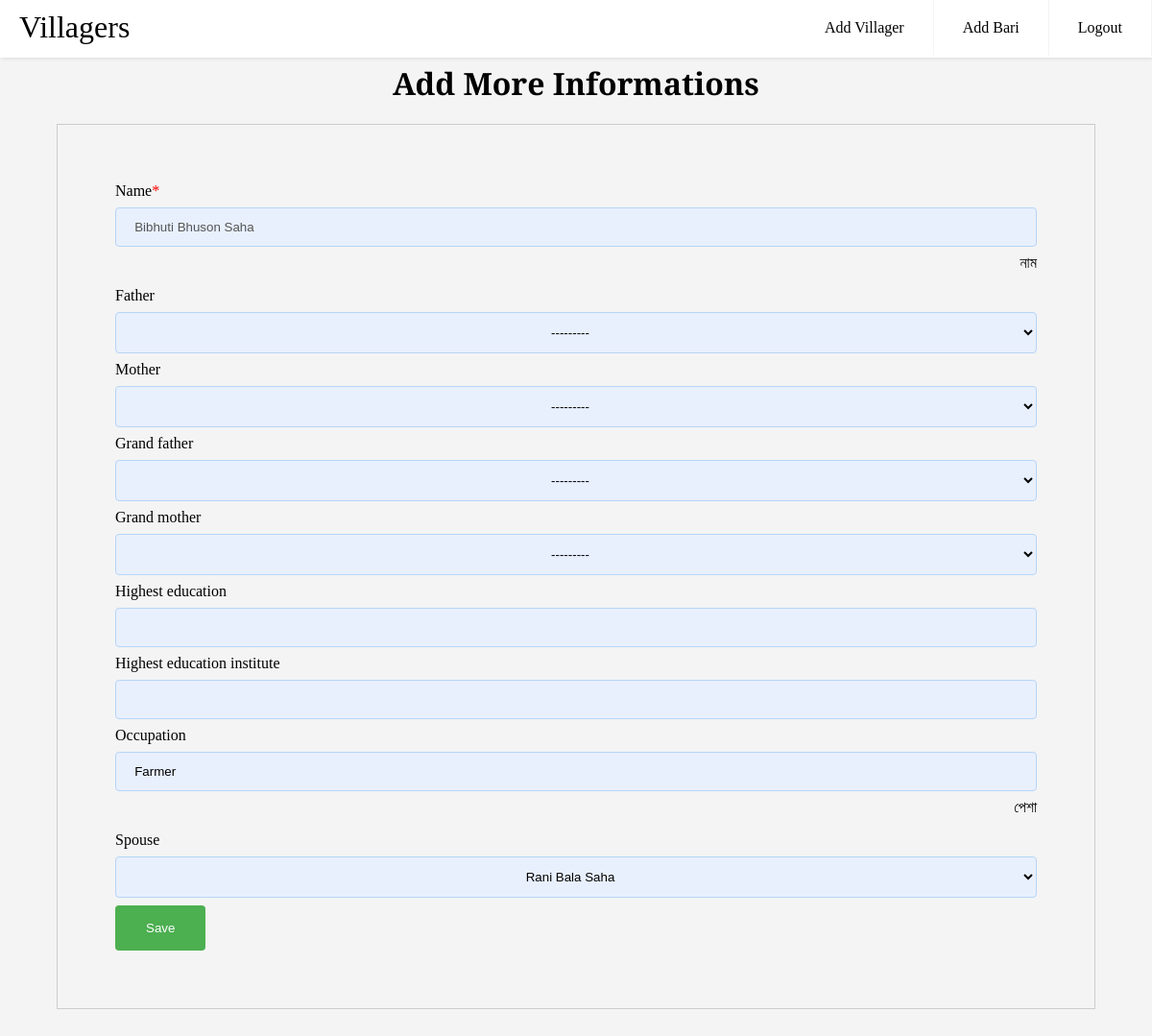
The page /1/add-more-information/ (signed in) on the database its author committed.
### villagers/models.py (models this page shows, shortened)
class Villager(models.Model):
    name = models.CharField(max_length=50, blank=False, null=False, help_text='নাম')
    sex_option = (
        (None, ''),
        ('Male', 'Male'),
        ('Female', 'Female'),
    )
    sex = models.CharField(
        max_length=10,
        choices=sex_option,
        blank=False,
        default='',
        help_text='লিঙ্গ',
    )
    bari = models.ForeignKey('Bari', on_delete=models.SET_DEFAULT, default=None, help_text='বাড়ির নাম')
    father = models.ForeignKey('self', on_delete=models.SET_DEFAULT, default=None, blank=True, null=True,
                               related_name='father_name')
    mother = models.ForeignKey('self', on_delete=models.SET_DEFAULT, default=None, blank=True, null=True,
                               related_name="mother_name")
    grand_father = models.ForeignKey('self', on_delete=models.SET_DEFAULT, default=None, blank=True, null=True,
                                     related_name='grand_father_name')
    grand_mother = models.ForeignKey('self', on_delete=models.SET_DEFAULT, default=None, blank=True, null=True,
                                     related_name="grand_mother_name")
    highest_education = models.CharField(max_length=20, blank=True, null=True)
    highest_education_institute = models.CharField(max_length=100, blank=True, null=True)
    occupation = models.CharField(max_length=100, blank=True, null=True, help_text='পেশা')
    marital_status_option = (
        (None, ''),
        ('Married', 'Married'),
        ('Unmarried', 'Unmarried'),
    )
    marital_status = models.CharField(
        max_length=10,
        choices=marital_status_option,
        blank=False,
        default='',
        help_text='বৈবাহিক অবস্থা',
    )
    spouse = models.ForeignKey('self', on_delete=models.SET_DEFAULT, default=None, blank=True, null=True)
    lives_in_villager_option = (
        (None, ''),
        ('Yes', 'Yes'),
        ('No', 'No'),
    )
    lives_in_village = models.CharField(
        max_length=10,
        choices=lives_in_villager_option,
        blank=False,
        default='',
        help_text='বর্তমানে গ্রামে থাকেন?',
    )
    alive_option = (
        (None, ''),
        ('Alive', 'Alive'),
        ('Dead', 'Dead'),
    )
    alive = models.CharField(
        max_length=10,
        choices=alive_option,
        blank=False,
        default='',
        help_text='জীবিত আছেন?',
    )
    def __str__(self):
        return self.name

### villagers/views.py (the view)
# urls.py: path('<int:pk>/add-more-information/', add_more_information_villager, name='villager-add-more-info'),
@login_required
def add_more_information_villager(request, pk):
    instance = get_object_or_404(Villager, pk=pk)
    form = VillagerAddMoreInfoForm(request.POST or None, instance=instance)
    object = Villager.objects.exclude(id=instance.id).filter(bari=instance.bari)
    form.fields['father'].queryset = object.filter(sex='Male')
    form.fields['mother'].queryset = object.filter(sex='Female')
    form.fields['grand_father'].queryset = object.filter(sex='Male')
    form.fields['grand_father'].queryset = object.filter(sex='Female')
    if instance.marital_status == 'Unmarried':
        form.fields['spouse'].disabled = True
    else:
        if instance.sex == 'Male':
            form.fields['spouse'].queryset = object.filter(sex='Female')
        else:
            form.fields['spouse'].queryset = object.filter(sex='Male')
    if form.is_valid():
        form.save()
        return HttpResponseRedirect(reverse('villager-details', kwargs={'pk': pk}))
    return render(request, 'villagers/villager_add_more_info.html', {'form': form})

### villagers/views.py
class VillagerAddMoreInfoForm(ModelForm):
    def __init__(self, *args, **kwargs):
        super().__init__(*args, **kwargs)
        self.fields['name'].disabled = True
    class Meta:
        model = Villager
        fields = ['name', 'father', 'mother', 'grand_father', 'grand_mother', 'highest_education',
                  'highest_education_institute', 'occupation', 'spouse']

### villagers/templates/villagers/villager_add_more_info.html (shortened to what this page needs)
{% extends 'base_generic.html' %}
{% load static %}
{% load villager_custom_template_tag %}
{% load crispy_forms_tags %}
{% load crispy_forms_field %}
{% block content %}
    <link href="{% static 'villagers/css/villager_create.css' %}" rel="stylesheet">
    <h1 style="text-align: center">Add More Informations</h1>
    <div class="form-box">
        <form method="post">
            {{ form.name | as_crispy_field }}
            {{ form.father | as_crispy_field }}
            {{ form.mother | as_crispy_field }}
            {{ form.grand_father | as_crispy_field }}
            {{ form.grand_mother | as_crispy_field }}
            {{ form.highest_education | as_crispy_field}}
            {{ form.highest_education_institute | as_crispy_field}}
            {{ form.occupation | as_crispy_field}}
            {{ form.spouse | as_crispy_field}}
            <button type="submit" name="Save">Save</button>
        </form>
    </div>
{% endblock %}

### villagers/static/villagers/css/header.css (style rules this page uses)
body { margin: 0; font-family: 'Droid Serif', serif; background-color: #f4f4f4; }

### villagers/static/villagers/css/villager_create.css (style rules this page uses)
.form-box { width: 80%; margin: auto auto 5% auto; border: 1px solid #ccc; padding: 5% 5% 5% 5%; }
.form-box button { text-align: center; position: relative; }
.help-block { text-align: right; margin-top: 0; }
option { font-weight: normal; display: block; white-space: pre; min-height: 1.2em; padding: 0 2px 1px; }
input { width: 100%; padding: 12px 2%; margin: 8px 0; box-sizing: border-box; border: 1px solid #b6d5f6;; border-radius: 4px; background: rgb(232,240,254); -webkit-transition: 0.5s; transition: 0.5s; outline: none; }
select { width: 100%; padding: 12px 2%; margin: 8px 0; box-sizing: border-box; border: 1px solid #b6d5f6;; border-radius: 4px; text-align: center; background: rgb(232,240,254); -webkit-transition: 0.5s; transition: 0.5s; outline: none; }
option { width: 100%; padding: 23px 2%; margin: 8px 0; box-sizing: border-box; border: 1px solid #b6d5f6;; border-radius: 4px; text-align: center; background: rgb(232,240,254); -webkit-transition: 0.5s; transition: 0.5s; outline: none; }
select option { border: 3px solid #b6d4ff; border-radius: 8px; }
button[type=button], button[type=submit], input[type=reset], input[type=submit] { background-color: #4CAF50; border: none; color: white; padding: 16px 32px; text-decoration: none; cursor: pointer; border-radius: 4px; align-items: center; }
.asteriskField { color: red; }

### rows shown on the page
Villager: name "Bibhuti Bhuson Saha", father "---------", mother "---------", grand_father "---------", grand_mother "---------", occupation "Farmer", spouse "Rani Bala Saha"
